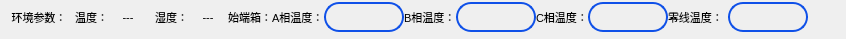
<?xml version="1.0" encoding="UTF-8"?>
<ui version="4.0">
 <class>SetLineTem</class>
 <widget class="QWidget" name="SetLineTem">
  <property name="geometry">
   <rect>
    <x>0</x>
    <y>0</y>
    <width>846</width>
    <height>39</height>
   </rect>
  </property>
  <property name="font">
   <font>
    <family>Ubuntu</family>
    <pointsize>8</pointsize>
    <italic>false</italic>
    <bold>false</bold>
   </font>
  </property>
  <property name="windowTitle">
   <string>Form</string>
  </property>
  <property name="styleSheet">
   <string notr="true">font: 8pt &quot;Ubuntu&quot;;</string>
  </property>
  <widget class="QWidget" name="layoutWidget">
   <property name="geometry">
    <rect>
     <x>0</x>
     <y>0</y>
     <width>808</width>
     <height>34</height>
    </rect>
   </property>
   <layout class="QHBoxLayout" name="horizontalLayout">
    <property name="spacing">
     <number>0</number>
    </property>
    <property name="leftMargin">
     <number>10</number>
    </property>
    <item>
     <widget class="QLabel" name="label_6">
      <property name="maximumSize">
       <size>
        <width>60</width>
        <height>16777215</height>
       </size>
      </property>
      <property name="text">
       <string>环境参数：</string>
      </property>
      <property name="alignment">
       <set>Qt::AlignCenter</set>
      </property>
     </widget>
    </item>
    <item>
     <widget class="QLabel" name="label_7">
      <property name="sizePolicy">
       <sizepolicy hsizetype="Fixed" vsizetype="Preferred">
        <horstretch>0</horstretch>
        <verstretch>0</verstretch>
       </sizepolicy>
      </property>
      <property name="minimumSize">
       <size>
        <width>40</width>
        <height>0</height>
       </size>
      </property>
      <property name="maximumSize">
       <size>
        <width>40</width>
        <height>16777215</height>
       </size>
      </property>
      <property name="text">
       <string>温度：</string>
      </property>
      <property name="alignment">
       <set>Qt::AlignRight|Qt::AlignTrailing|Qt::AlignVCenter</set>
      </property>
     </widget>
    </item>
    <item>
     <widget class="QLabel" name="temlab">
      <property name="sizePolicy">
       <sizepolicy hsizetype="Fixed" vsizetype="Preferred">
        <horstretch>0</horstretch>
        <verstretch>0</verstretch>
       </sizepolicy>
      </property>
      <property name="minimumSize">
       <size>
        <width>40</width>
        <height>0</height>
       </size>
      </property>
      <property name="maximumSize">
       <size>
        <width>40</width>
        <height>16777215</height>
       </size>
      </property>
      <property name="text">
       <string>---</string>
      </property>
      <property name="alignment">
       <set>Qt::AlignCenter</set>
      </property>
     </widget>
    </item>
    <item>
     <widget class="QLabel" name="label_8">
      <property name="sizePolicy">
       <sizepolicy hsizetype="Fixed" vsizetype="Preferred">
        <horstretch>0</horstretch>
        <verstretch>0</verstretch>
       </sizepolicy>
      </property>
      <property name="minimumSize">
       <size>
        <width>40</width>
        <height>0</height>
       </size>
      </property>
      <property name="maximumSize">
       <size>
        <width>40</width>
        <height>16777215</height>
       </size>
      </property>
      <property name="text">
       <string>湿度：</string>
      </property>
      <property name="alignment">
       <set>Qt::AlignRight|Qt::AlignTrailing|Qt::AlignVCenter</set>
      </property>
     </widget>
    </item>
    <item>
     <widget class="QLabel" name="humlab">
      <property name="sizePolicy">
       <sizepolicy hsizetype="Fixed" vsizetype="Preferred">
        <horstretch>0</horstretch>
        <verstretch>0</verstretch>
       </sizepolicy>
      </property>
      <property name="minimumSize">
       <size>
        <width>40</width>
        <height>0</height>
       </size>
      </property>
      <property name="maximumSize">
       <size>
        <width>40</width>
        <height>16777215</height>
       </size>
      </property>
      <property name="text">
       <string>---</string>
      </property>
      <property name="alignment">
       <set>Qt::AlignCenter</set>
      </property>
     </widget>
    </item>
    <item>
     <layout class="QHBoxLayout" name="horizontalLayout_2">
      <property name="spacing">
       <number>0</number>
      </property>
      <item>
       <widget class="QLabel" name="label_4">
        <property name="maximumSize">
         <size>
          <width>80</width>
          <height>16777215</height>
         </size>
        </property>
        <property name="text">
         <string>始端箱：</string>
        </property>
        <property name="alignment">
         <set>Qt::AlignCenter</set>
        </property>
       </widget>
      </item>
      <item>
       <widget class="QLabel" name="label">
        <property name="sizePolicy">
         <sizepolicy hsizetype="Fixed" vsizetype="Preferred">
          <horstretch>0</horstretch>
          <verstretch>0</verstretch>
         </sizepolicy>
        </property>
        <property name="minimumSize">
         <size>
          <width>52</width>
          <height>0</height>
         </size>
        </property>
        <property name="maximumSize">
         <size>
          <width>52</width>
          <height>16777215</height>
         </size>
        </property>
        <property name="text">
         <string>A相温度：</string>
        </property>
        <property name="alignment">
         <set>Qt::AlignLeading|Qt::AlignLeft|Qt::AlignVCenter</set>
        </property>
       </widget>
      </item>
      <item>
       <widget class="QPushButton" name="temBtn_1">
        <property name="sizePolicy">
         <sizepolicy hsizetype="Fixed" vsizetype="Fixed">
          <horstretch>0</horstretch>
          <verstretch>0</verstretch>
         </sizepolicy>
        </property>
        <property name="minimumSize">
         <size>
          <width>80</width>
          <height>30</height>
         </size>
        </property>
        <property name="maximumSize">
         <size>
          <width>16777215</width>
          <height>30</height>
         </size>
        </property>
        <property name="styleSheet">
         <string notr="true">QPushButton{
border:2px solid rgb(15,80,232);
border-radius:15px
}</string>
        </property>
        <property name="text">
         <string/>
        </property>
       </widget>
      </item>
      <item>
       <widget class="QLabel" name="label_2">
        <property name="sizePolicy">
         <sizepolicy hsizetype="Fixed" vsizetype="Preferred">
          <horstretch>0</horstretch>
          <verstretch>0</verstretch>
         </sizepolicy>
        </property>
        <property name="minimumSize">
         <size>
          <width>52</width>
          <height>0</height>
         </size>
        </property>
        <property name="maximumSize">
         <size>
          <width>52</width>
          <height>16777215</height>
         </size>
        </property>
        <property name="text">
         <string>B相温度：</string>
        </property>
        <property name="alignment">
         <set>Qt::AlignLeading|Qt::AlignLeft|Qt::AlignVCenter</set>
        </property>
       </widget>
      </item>
      <item>
       <widget class="QPushButton" name="temBtn_2">
        <property name="sizePolicy">
         <sizepolicy hsizetype="Fixed" vsizetype="Fixed">
          <horstretch>0</horstretch>
          <verstretch>0</verstretch>
         </sizepolicy>
        </property>
        <property name="minimumSize">
         <size>
          <width>80</width>
          <height>30</height>
         </size>
        </property>
        <property name="maximumSize">
         <size>
          <width>16777215</width>
          <height>30</height>
         </size>
        </property>
        <property name="styleSheet">
         <string notr="true">QPushButton{
border:2px solid rgb(15,80,232);
border-radius:15px
}</string>
        </property>
        <property name="text">
         <string/>
        </property>
       </widget>
      </item>
      <item>
       <widget class="QLabel" name="label_3">
        <property name="sizePolicy">
         <sizepolicy hsizetype="Fixed" vsizetype="Preferred">
          <horstretch>0</horstretch>
          <verstretch>0</verstretch>
         </sizepolicy>
        </property>
        <property name="minimumSize">
         <size>
          <width>52</width>
          <height>0</height>
         </size>
        </property>
        <property name="maximumSize">
         <size>
          <width>52</width>
          <height>16777215</height>
         </size>
        </property>
        <property name="text">
         <string>C相温度：</string>
        </property>
        <property name="alignment">
         <set>Qt::AlignLeading|Qt::AlignLeft|Qt::AlignVCenter</set>
        </property>
       </widget>
      </item>
      <item>
       <widget class="QPushButton" name="temBtn_3">
        <property name="sizePolicy">
         <sizepolicy hsizetype="Fixed" vsizetype="Fixed">
          <horstretch>0</horstretch>
          <verstretch>0</verstretch>
         </sizepolicy>
        </property>
        <property name="minimumSize">
         <size>
          <width>80</width>
          <height>30</height>
         </size>
        </property>
        <property name="maximumSize">
         <size>
          <width>16777215</width>
          <height>30</height>
         </size>
        </property>
        <property name="styleSheet">
         <string notr="true">QPushButton{
border:2px solid rgb(15,80,232);
border-radius:15px
}</string>
        </property>
        <property name="text">
         <string/>
        </property>
       </widget>
      </item>
      <item>
       <widget class="QLabel" name="label_5">
        <property name="sizePolicy">
         <sizepolicy hsizetype="Fixed" vsizetype="Preferred">
          <horstretch>0</horstretch>
          <verstretch>0</verstretch>
         </sizepolicy>
        </property>
        <property name="minimumSize">
         <size>
          <width>60</width>
          <height>0</height>
         </size>
        </property>
        <property name="text">
         <string>零线温度：</string>
        </property>
        <property name="alignment">
         <set>Qt::AlignLeading|Qt::AlignLeft|Qt::AlignVCenter</set>
        </property>
       </widget>
      </item>
      <item>
       <widget class="QPushButton" name="temBtn_4">
        <property name="sizePolicy">
         <sizepolicy hsizetype="Fixed" vsizetype="Fixed">
          <horstretch>0</horstretch>
          <verstretch>0</verstretch>
         </sizepolicy>
        </property>
        <property name="minimumSize">
         <size>
          <width>80</width>
          <height>30</height>
         </size>
        </property>
        <property name="styleSheet">
         <string notr="true">QPushButton{
border:2px solid rgb(15,80,232);
border-radius:15px
}</string>
        </property>
        <property name="text">
         <string/>
        </property>
       </widget>
      </item>
     </layout>
    </item>
   </layout>
  </widget>
 </widget>
 <resources/>
 <connections/>
</ui>
